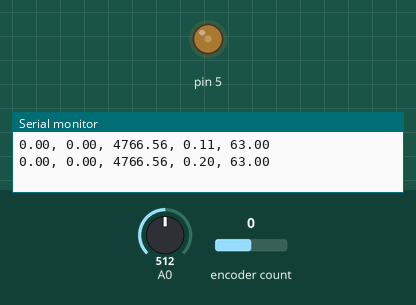
This sketch was run on a simulated Arduino Uno, built with avr-gcc and run on an emulated ATmega328P. Parts: output pins drawn as LEDs (lit = HIGH), the last lines printed to the serial monitor. The inputs (shaded band) are chosen by the test bench; at power-on: A0 = 512, encoder count 0.

Above: at 0.15 s.
At 1.2 s:
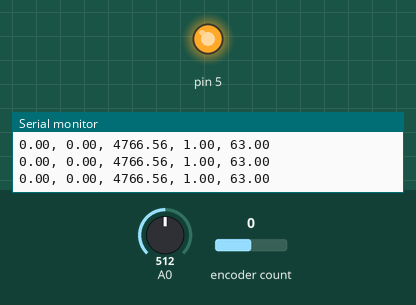
1.3 s: A0 set to 113
4.3 s: A0 set to 95
Timing chart, 0 to 7.3 s (numbered marks = the images above; inputs shaded):
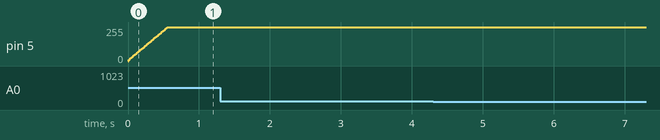

The sketch:

Lab_3_RBE2002_Velocity_controller.ino.ino
```cpp
//Written by Joseph St. Germain for RBE 2002 Lab 3 A16.
//Students are expected to fill in the PID::calc function and the calcCur function
// The PID calc function is inteded to run a PID velocity controller
//and the calcCur funstion should calculate the current in ma from the current sensor.

#include "LookupTable.h"
#include "PID.h"
#include <Servo.h>
#include <Encoder.h>

//Setup lookup table class as lk
Lookup lk;
//setup PID class as pidCon
PID pidCon;
Encoder myEnc(2, 3);

//Variables to run the code
double setVel=90;//90
double curTime=0;
double prevTime=0;
double timeInterval=0;
double movement=0;
double ticksToDeg= 0.1777777;//.2206
double prevPos;
long lastTime=0;
long lastTime2=0;
double Vel;
float velocity;
float RPM;
float current;
float PWM;
float analogWriteVal;

// Returns Vel in degress/second
double calcVel(){
  //current positions
  double curPos=myEnc.read();
  //current time
  curTime=millis();
  //time change in ms from last call
  timeInterval=curTime-prevTime;
  //encoder ticks since last call
  movement=curPos-prevPos;
  //encoder ticks to degrees
  movement= movement *ticksToDeg;
  //timeInterval in seconds
  timeInterval=timeInterval/1000;
  //Velocity in degrees per milliseconds
  Vel=movement/timeInterval;
  //sets curent vals to previous
  prevPos=curPos;
  prevTime=curTime;
  return Vel;
}


//This function should analogRead the current sense from the motor driver
//and convert the value to current in milliamps
double calcCur(void)
{
  float motorResistance = 2.4;    //voltage / stall current ---> voltage = 12V, stall current = 5 A

  //read analog value
  double analogVal = analogRead(0);

  //convert to volts
   double voltVal = analogVal*0.0048875855;

  //converts to current in milliamps
  double currentVal = voltVal /.525 *1000;

  return currentVal;
}


void setup() {
  Serial.begin(115200);
  pidCon.setpid(.075,.05,.001);
  pinMode(0,INPUT);
}


//Main loop
void loop() {

//Waits for the time constant
if(millis()-lastTime>=10){

  //Calculate velocity from the encoder in degrees/second
  velocity=calcVel();

  //Calculates RPM from velocity
  RPM =((velocity*60)/360);

  //calculates the current of the motor from the analogRead function
  //use the motor drivers data sheet to find the conversion from ADC counts
  //to milliamps
  current = calcCur();

  //Calculate the PID value to be sent to the motor using the analogWrite function.
  //The calc function should take in a set velocity and the current velocity.
  analogWriteVal = pidCon.calc(setVel,velocity);
  analogWrite(5,analogWriteVal);

  //Calculates the dutycycle of the PWM 0-1
  PWM = analogWriteVal/255;

 //Sets the lastTime variable
  lastTime=millis();
}

//print data time
if(millis()-lastTime2>50){

  //Calculate velocity from the encoder in degrees/second
  //Serial.print("velocity= ,");
  Serial.print(velocity);
  Serial.print(", ");

 //Calculates RPM from velocity
  //Serial.print("RPM = ,");
  Serial.print(RPM);
  Serial.print(", ");

  //calculates the current of the motor from the analogRead function
  //use the motor drivers data sheet to find the conversion from ADC counts
  //to milliamps
  //Serial.print("current = ,");
  Serial.print(current);
  Serial.print(", ");

  //Calculates the dutycycle of the PWM 0-1
  //Serial.print("PWM = ,");
  Serial.print(PWM);
  Serial.print(", ");

  //Use the lookup table class to find the torque given the current and RPM
  //Serial.print("torque = ,");
  Serial.print(lk.torque(current,RPM));
  Serial.println("");
  lastTime2=millis();
  }
}
```

LookupTable.cpp
```cpp
/*
 * Messages.h
 *
 *  Created on: 10/1/16
 *      Author: joest
 */

#include "LookupTable.h"
#include "Arduino.h"

//array of torques based off current and RPM.
//Review the provided excel document for a better understanding.
const float torqueArray[11][11]=
{
{0,0,0,0,0,0,0,0,0,0,0},
{0,0,0,0,0,0,0,0,0,0,6.3},
{0,0,0,0,0,0,2.52,5.04,7.56,10.08,12.6},
{0,0,0,0,2.7,5.4,8.1,10.8,13.5,16.2,18.9},
{0,0,0,3.15,6.3,9.45,12.6,15.75,18.9,22.05,25.2},
{0,0,3.5,7,10.5,14,17.5,21,24.5,28,31.5},
{0,0,4.2,8.4,12.6,16.8,21,25.2,29.4,33.6,37.8},
{0,0,4.9,9.8,14.7,19.6,24.5,29.4,34.3,39.2,44.1},
{0,5.04,10.08,15.12,20.16,25.2,30.24,35.28,40.32,45.36,50.4},
{0,5.67,11.34,17.01,22.68,28.35,34.02,39.69,45.36,51.03,56.7},
{0,6.3,12.6,18.9,25.2,31.5,37.8,44.1,50.4,56.7,63}

};

//Class constructor
Lookup::Lookup(){

}

//Function that finds the row and colum of the torque based
//off the current in milliamps and the RPM
float Lookup::torque(float current,float rpm)
{
   int x =0;
   int y =0;
   // Sets the row based on current reading
   if( current>=0 && current<219){
    x=0;
   }
   if( current>220 && current<439){
    x=1;
   }
   if( current>440 && current<659){
    x=2;
   }
   if( current>660 &&current<879){
    x=3;
   }
   if( current>880 && current<1099){
    x=4;
   }
   if(current>1100 && current<1319){
    x=5;
   }
   if( current>1320 && current<1539){
    x=6;
   }
   if( current>1540 && current<1759){
    x=7;
   }
   if( current>1760 && current<1979){
    x=8;
   }
   if ( current>1980 && current<2199){
    x=9;
   }
   if( current>2200){
    x=10;
   }

   //Sets the column based off RPM
   if(rpm<300 && rpm>200){
    y=0;
   }
   if(rpm<199 && rpm>180){
    y=1;
   }
   if(rpm<179 && rpm>160){
    y=2;
   }
   if(rpm<159 && rpm>140){
    y=3;
   }
   if(rpm<139 && rpm>120){
    y=4;
   }
   if(rpm<119 && rpm>100){
    y=5;
   }
   if(rpm<99 && rpm>80){
    y=6;
   }
   if(rpm<79 && rpm>60){
    y=7;
   }
   if(rpm<59 && rpm>40){
    y=8;
   }
   if(rpm<39 && rpm>20){
    y=9;
   }
   if(rpm < 19 && rpm >= 0){
    y=10;
   }
   //returns the torque from the lookup table

   float torq=torqueArray[x][y];
   return torq;
   }
```

LookupTable.h
```cpp
/*
 * Messages.h
 *
 *  Created on: 10/1/16
 *      Author: joest
 */

#ifndef Lookup_H
#define Lookup_H

//lookup table class
class Lookup {
  public:
    Lookup();
    //lookup torque function
    float torque(float current,float rpm);

  private:

};

#endif
```

PID.cpp
```cpp
/*
 * Messages.h
 *
 *  Created on: 10/1/16
 *      Author: joest
 */
#include "PID.h"
#include "Arduino.h"

//Class constructor
PID::PID(){

}

//Function to set PID gain values
void PID::setpid(float P, float I, float D){
  kp=P;
  ki=I;
  kd=D;
}

//Write this function to calculate a control signal from the set velocity
//and the current velocity
float PID::calc(double setVel, double curVel){


    // calculate error
    double error = setVel - curVel;

    // calculate derivative of error
    double derivative = kd * (error - last_error);
    last_error = error;

    // calculate integral error. Running average is best but hard to implement
    //float average = (error + sum_error)/2;
    sum_error += error;

    double integral = ki*sum_error;


    // sum up the error value to send to the motor based off gain values.
     double controlSignal = (kp * error) + derivative + integral;

    // limit control value to 0-254
    if(controlSignal < 0){
      controlSignal = 0;
    }
    if(controlSignal > 254){
      controlSignal = 254;
    }

    //return the control signal

    return controlSignal;

}
```

PID.h
```cpp
/*
 * Messages.h
 *
 *  Created on: 10/1/16
 *      Author: joest
 */

#ifndef PID_H_
#define PID_H_

class PID {

public:
PID();
float kp;
float ki;
float kd;
float last_error = 0;
float sum_error =0;
//set PID constants
void setpid(float P, float I, float D);
//calculate the output control signal
float calc(double setVel, double curVel);

private:

};


#endif
```
